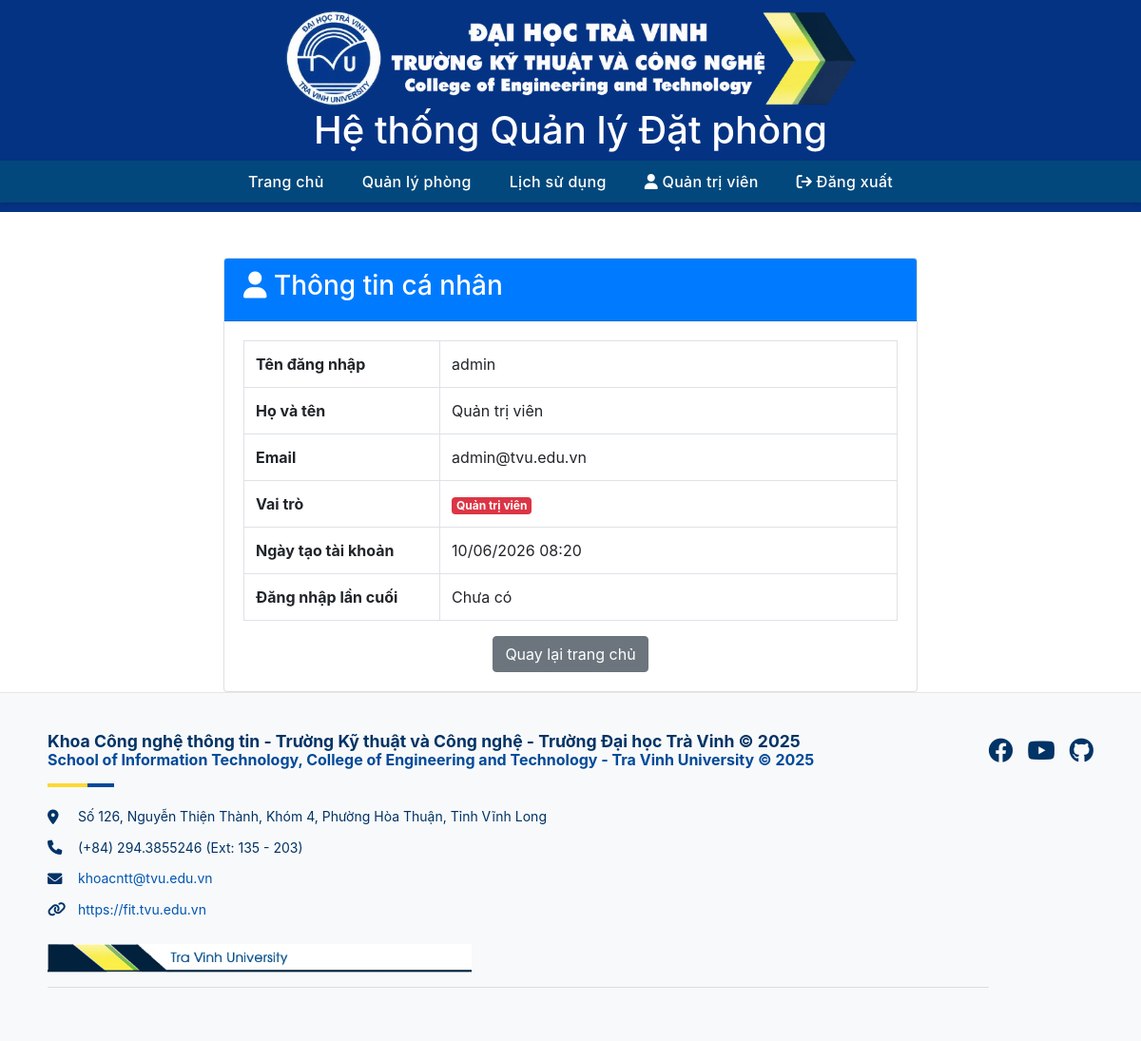
The app's page /profile.php (signed in) with its own data.
### tables this page shows
CREATE TABLE IF NOT EXISTS users (
    id INT AUTO_INCREMENT PRIMARY KEY,
    username VARCHAR(50) NOT NULL UNIQUE,
    password VARCHAR(255) NOT NULL,
    email VARCHAR(100),
    fullname VARCHAR(100),
    role ENUM('admin', 'teacher', 'student') DEFAULT 'teacher',
    created_at DATETIME DEFAULT CURRENT_TIMESTAMP,
    last_login DATETIME NULL
);

### www/profile.php (the view, shortened to what this page needs)
<?php
require_once 'ketnoi.php';
$user_id = $_SESSION['user_id'];
$username = $_SESSION['username'];
$fullname = isset($_SESSION['fullname']) ? $_SESSION['fullname'] : $username;
$sql = "SELECT * FROM users WHERE id = $user_id";
$result = mysqli_query($conn, $sql);
$user = mysqli_fetch_assoc($result);
?>
<!DOCTYPE html>
<html lang="vi">
<head>
    <link rel="stylesheet" href="style.css" />
    <link rel="stylesheet" href="https://cdnjs.cloudflare.com/ajax/libs/font-awesome/6.0.0-beta3/css/all.min.css">
    <link rel="stylesheet" href="https://cdn.jsdelivr.net/npm/bootstrap@4.6.2/dist/css/bootstrap.min.css">
</head>
<body>
    <header>
        <img class="logo" src="images/logo.png" alt="Logo Khoa CNTT" />
        <h1 class="title">Hệ thống Quản lý Đặt phòng</h1>
        <nav>
            <ul class="menu">
                <li><a href="index.php">Trang chủ</a></li>
                <li><a href="lietke.php">Quản lý phòng</a></li>
                <li><a href="phonghop.php">Lịch sử dụng</a></li>
                <li style="float:right" class="active"><a href="profile.php"><i class="fa fa-user"></i> <?php echo $fullname; ?></a></li>
                <li style="float:right"><a href="logout.php"><i class="fa fa-sign-out"></i> Đăng xuất</a></li>
            </ul>
        </nav>
    </header>
    <div class="container mt-5">
        <div class="row justify-content-center">
            <div class="col-md-8">
                <div class="card">
                    <div class="card-header bg-primary text-white">
                        <h3><i class="fa fa-user"></i> Thông tin cá nhân</h3>
                    </div>
                    <div class="card-body">
                        <table class="table table-bordered">
                            <tr>
                                <th width="30%">Tên đăng nhập</th>
                                <td><?php echo $user['username']; ?></td>
                            </tr>
                            <tr>
                                <th>Họ và tên</th>
                                <td><?php echo $user['fullname']; ?></td>
                            </tr>
                            <tr>
                                <th>Email</th>
                                <td><?php echo $user['email']; ?></td>
                            </tr>
                            <tr>
                                <th>Vai trò</th>
                               <td>
                                    <?php
                                        if ($user['role'] == 'admin') {
                                            echo '<span class="badge badge-danger">Quản trị viên</span>';
                                        } elseif ($user['role'] == 'teacher') {
                                            echo '<span class="badge badge-info">Giảng viên</span>';
                                        } elseif ($user['role'] == 'student') {
                                            echo '<span class="badge badge-success">Sinh viên</span>';
                                        } else {
                                            echo '<span class="badge badge-secondary">Người dùng</span>';
                                        }
                                    ?>
                                </td>
                            </tr>
                            <tr>
                                <th>Ngày tạo tài khoản</th>
                                <td><?php echo date('d/m/Y H:i', strtotime($user['created_at'])); ?></td>
                            </tr>
                            <tr>
                                <th>Đăng nhập lần cuối</th>
                                <td><?php echo $user['last_login'] ? date('d/m/Y H:i', strtotime($user['last_login'])) : 'Chưa có'; ?></td>
                            </tr>
                        </table>
                        <div class="text-center mt-3">
                            <a href="index.php" class="btn btn-secondary">Quay lại trang chủ</a>
                        </div>
                    </div>
                </div>
            </div>
        </div>
    </div>
    <footer class="site-footer">
        <div class="footer-container">
            <div class="footer-content">
                <h5>Khoa Công nghệ thông tin - Trường Kỹ thuật và Công nghệ - Trường Đại học Trà Vinh © 2025</h5>
                <h6>School of Information Technology, College of Engineering and Technology - Tra Vinh University © 2025</h6>
                <div class="decorator-line"></div>
                <ul class="contact-info">
                    <li>
                        <i class="fa-solid fa-location-dot"></i>
                        Số 126, Nguyễn Thiện Thành, Khóm 4, Phường Hòa Thuận, Tỉnh Vĩnh Long
                    </li>
                    <li>
                        <i class="fa-solid fa-phone"></i>
                        (+84) 294.3855246 (Ext: 135 - 203)
                    </li>
                    <li>
                        <i class="fa-solid fa-envelope"></i>
                        <a href="mailto:khoacntt@tvu.edu.vn">khoacntt@tvu.edu.vn</a>
                    </li>
                    <li>
                        <i class="fa-solid fa-link"></i>
                        <a href="https://fit.tvu.edu.vn" target="_blank">https://fit.tvu.edu.vn</a>
                    </li>
                </ul>
                <div class="tvu-logo">
                    <img src="images/7.jpg" alt="Tra Vinh University Logo" class="logo-snippet">
                </div>
                <hr class="footer-hr">
            </div>
            <div class="footer-social">
                <a href="#" aria-label="Facebook"><i class="fa-brands fa-facebook"></i></a>
                <a href="#" aria-label="YouTube"><i class="fa-brands fa-youtube"></i></a>
                <a href="#" aria-label="GitHub"><i class="fa-brands fa-github"></i></a>
            </div>
        </div>
    </footer>
</body>
</html>

### www/style.css (style rules this page uses)
body { font-family: "Segoe UI", sans-serif; margin: 0; padding: 0; background-color: #f9fafc; }
header { background-color: #053384; color: #053384; text-align: center; padding: 10px 0; }
header .logo { margin: 0 auto; display: block; width: 50%; height: auto; vertical-align: middle; }
.title { color: white; text-align: center; }
body { margin: 0; padding: 0; font-family: "Segoe UI", sans-serif; }
nav { background-color: #03487c; box-shadow: 0 2px 5px rgba(0, 0, 0, 0.15); position: sticky; top: 0; z-index: 1000; }
nav ul { list-style: none; margin: 0; padding: 0; display: flex; justify-content: center; align-items: center; }
nav ul li { margin: 0 5px; }
nav ul li a { display: block; color: white !important; padding: 12px 18px; color: #ffffff; text-decoration: none; font-weight: 500; letter-spacing: 0.3px; border-radius: 4px; transition: all 0.3s ease; }
.site-footer { background-color: #f8f9fa; padding: 40px 50px; border-top: 1px solid #e7e7e7; font-size: 14px; color: #003366; line-height: 1.6; }
.footer-container { max-width: 1200px; margin: 0 auto; display: flex; justify-content: space-between; align-items: flex-start; }
.footer-content { flex: 1; }
.footer-content h5 { font-size: 1.1rem; font-weight: bold; margin: 0; color: #003366; }
.footer-content h6 { font-size: 1rem; font-weight: bold; margin: 0 0 15px 0; color: #004a99; }
.decorator-line { width: 70px; height: 4px; background: linear-gradient(to right, #fdd835 60%, #004a99 40%); margin-bottom: 20px; }
.contact-info { list-style: none; padding: 0; margin: 0; }
.contact-info li { margin-bottom: 10px; display: flex; align-items: center; }
.contact-info li i { width: 24px; margin-right: 8px; color: #003366; font-size: 1.1em; }
.contact-info li a { color: #0056b3; text-decoration: none; }
.tvu-logo { display: flex; align-items: center; margin-top: 25px; width: auto; }
.logo-snippet { height: 30px; margin-right: 12px; }
.footer-hr { border: 0; height: 1px; background-color: #ddd; margin-top: 15px; width: 100%; }
.footer-social { display: flex; gap: 15px; }
.footer-social a { color: #003366; font-size: 26px; text-decoration: none; transition: color 0.3s ease; }
nav ul li a { text-decoration: none; color: #333; padding: 10px 15px; display: block; }

### records on screen
users: username "admin", fullname "Quản trị viên", email "admin@tvu.edu.vn", created_at "10/06/2026 08:20"

### other values on screen
$fullname "Quản trị viên"
